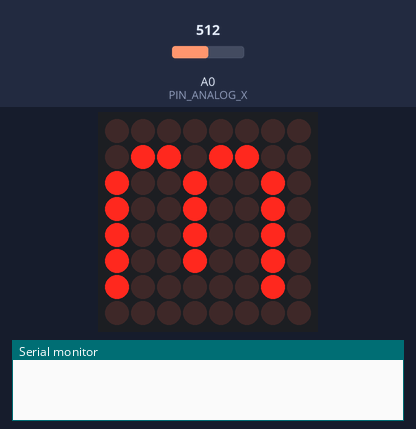
Bench run of a sketch on a simulated Arduino Uno, built with avr-gcc and run on an emulated ATmega328P. Shown: 8×8 LED matrix, the last lines printed to the serial monitor. Wiring (inferred from the names in the program): LED matrix (orientation assumed): rows pin 9, pin 8, pin 7, pin 6, pin 5, pin 4, pin 3, pin 2; columns pin 17, pin 16, pin 15, pin 14, pin 13, pin 12, pin 11, pin 10. Inputs (shaded band) come from the test bench; at power-on: A0 (PIN_ANALOG_X) = 512.

Above: at 4.5 s.
At 9.3 s:
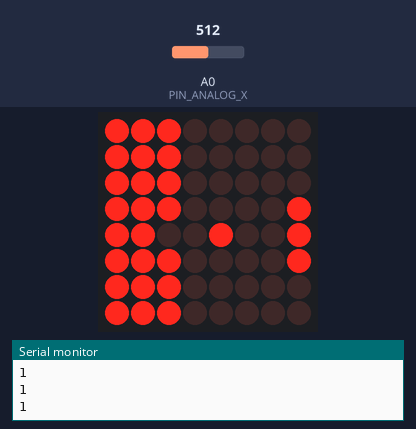
9.4 s: A0 (PIN_ANALOG_X) set to 794
11.1 s: A0 (PIN_ANALOG_X) set to 820
At 11.25 s:
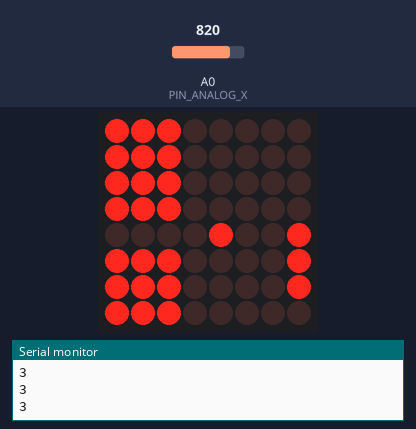
12.9 s: A0 (PIN_ANALOG_X) set to 1009
15.0 s: A0 (PIN_ANALOG_X) set to 1023
At 27.7 s:
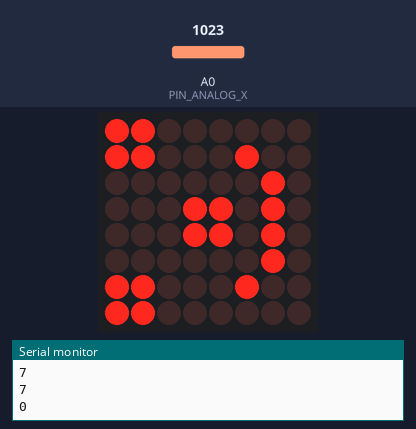

The sketch:

ARKANOYD.ino
```cpp
int rowA[] = {9,8,7,6,5,4,3,2};

int colA[] = {17,16,15,14,13,12,11,10};

byte data[] = {0,0,0,0,0,0,0,0};
int pauseDelay = 1;
int speed = 1000;//5
int riga = 6, colonna=3;
///////////ANALOGICO
const byte PIN_ANALOG_X = 0;
const byte PIN_ANALOG_Y = 1;
int direzione_x = 3;
int x_position;
const int X_THRESHOLD_LOW = 900;
const int X_THRESHOLD_HIGH = 1023;
////////////////////

int tempo_numeri = 150;
bool ok = false;

bool fermati = false;
bool perso = false;
bool centro = false, sinistra = false, destra = false;
int mattoncini_score = 0;

byte matrice[8][8] = //matrice che rappresenta i led accesi (1) o spenti (0) ----> questa viene modificata durante il gioco
{
        {1,1,1,1,1,1,1,1},
        {1,1,1,1,1,1,1,1},
        {1,1,1,1,1,1,1,1},
        {0,0,0,0,0,0,0,0},
        {0,0,0,0,0,0,0,0},
        {0,0,0,0,0,0,0,0},
        {0,0,0,1,0,0,0,0},
        {0,0,1,1,1,0,0,0},
};


void setup()
{
  Serial.begin(9600);// apro la porta per il monitor seriale
  for(int i = 0; i <8; i++)//imposto i pin della matrice come uscite
  {
    pinMode(rowA[i], OUTPUT);
    pinMode(colA[i], OUTPUT);
  }

}


void pad()//funzione per il movimento del pad
{

  x_position = map(analogRead(PIN_ANALOG_X), 0, 1023, 0, 255);//leggo il valore della x dell'analogico del joystick
  //Serial.println(x_position);
  if (x_position == 255)
  {
    direzione_x++;
    if(direzione_x >6)//per non "far uscire" il pad dalla matrice di led
        direzione_x=6;
  }
  else if (x_position > 200 && x_position < 250)
  {
    direzione_x--;
    if(direzione_x < 1)//per non "far uscire" il pad dalla matrice di led
        direzione_x=1;
  }

  switch (direzione_x)//movimento pad
  {
        case 1:
        matrice[7][0] = 1;matrice[7][1] = 1;matrice[7][2] = 1; matrice[7][3] = 0;matrice[7][4] = 0; matrice[7][5] = 0;matrice[7][6] = 0;matrice[7][7] = 0;break;
        case 2:
        matrice[7][0] = 0;matrice[7][1] = 1;matrice[7][2] = 1; matrice[7][3] = 1;matrice[7][4] = 0; matrice[7][5] = 0;matrice[7][6] = 0;matrice[7][7] = 0;break;
        case 3:
        matrice[7][0] = 0;matrice[7][1] = 0;matrice[7][2] = 1; matrice[7][3] = 1;matrice[7][4] = 1; matrice[7][5] = 0;matrice[7][6] = 0;matrice[7][7] = 0;break;
        case 4:
        matrice[7][0] = 0;matrice[7][1] = 0;matrice[7][2] = 0; matrice[7][3] = 1;matrice[7][4] = 1; matrice[7][5] = 1;matrice[7][6] = 0;matrice[7][7] = 0;break;
        case 5:
        matrice[7][0] = 0;matrice[7][1] = 0;matrice[7][2] = 0; matrice[7][3] = 0;matrice[7][4] = 1; matrice[7][5] = 1;matrice[7][6] = 1;matrice[7][7] = 0;break;
        case 6:
        matrice[7][0] = 0;matrice[7][1] = 0;matrice[7][2] = 0; matrice[7][3] = 0;matrice[7][4] = 0; matrice[7][5] = 1;matrice[7][6] = 1;matrice[7][7] = 1;break;
  }
}

void refresh_matrice()//converte il binario in decimale
{
  data[0] = matrice[0][0] * 128 + matrice[0][1] * 64 + matrice[0][2] * 32 +  matrice[0][3] * 16  +  matrice[0][4] * 8 +  matrice[0][5] * 4 +  matrice[0][6] * 2 + matrice[0][7];
  data[1] = matrice[1][0] * 128 + matrice[1][1] * 64 + matrice[1][2] * 32 +  matrice[1][3] * 16  +  matrice[1][4] * 8 +  matrice[1][5] * 4 +  matrice[1][6] * 2 + matrice[1][7];
  data[2] = matrice[2][0] * 128 + matrice[2][1] * 64 + matrice[2][2] * 32 +  matrice[2][3] * 16  +  matrice[2][4] * 8 +  matrice[2][5] * 4 +  matrice[2][6] * 2 + matrice[2][7];
  data[3] = matrice[3][0] * 128 + matrice[3][1] * 64 + matrice[3][2] * 32 +  matrice[3][3] * 16  +  matrice[3][4] * 8 +  matrice[3][5] * 4 +  matrice[3][6] * 2 + matrice[3][7];
  data[4] = matrice[4][0] * 128 + matrice[4][1] * 64 + matrice[4][2] * 32 +  matrice[4][3] * 16  +  matrice[4][4] * 8 +  matrice[4][5] * 4 +  matrice[4][6] * 2 + matrice[4][7];
  data[5] = matrice[5][0] * 128 + matrice[5][1] * 64 + matrice[5][2] * 32 +  matrice[5][3] * 16  +  matrice[5][4] * 8 +  matrice[5][5] * 4 +  matrice[5][6] * 2 + matrice[5][7];
  data[6] = matrice[6][0] * 128 + matrice[6][1] * 64 + matrice[6][2] * 32 +  matrice[6][3] * 16  +  matrice[6][4] * 8 +  matrice[6][5] * 4 +  matrice[6][6] * 2 + matrice[6][7];
  data[7] = matrice[7][0] * 128 + matrice[7][1] * 64 + matrice[7][2] * 32 +  matrice[7][3] * 16  +  matrice[7][4] * 8 +  matrice[7][5] * 4 +  matrice[7][6] * 2 + matrice[7][7];
}

void faccina()
{
  if(ok == false)
  {
      data[0] = B11000011;
      data[1] = B11000011;
      data[2] = B00000000;
      data[3] = B00011000;
      data[4] = B00011000;
      data[5] = B01000010;
      data[6] = B00111100;
      data[7] = B00000000;
      showSprite(500);
  }
}

void numeri()
{
   if(ok == false)
  {

      data[0] = B01111100;
      data[1] = B00000010;
      data[2] = B00000010;
      data[3] = B00111100;
      data[4] = B00000010;
      data[5] = B00000010;
      data[6] = B01111100;
      data[7] = B00000000;
      showSprite(tempo_numeri);

      data[0] = B00111100;
      data[1] = B01000010;
      data[2] = B00000010;
      data[3] = B00001000;
      data[4] = B00010000;
      data[5] = B00100000;
      data[6] = B01111110;
      data[7] = B00000000;
      showSprite(tempo_numeri);


      data[0] = B00001000;
      data[1] = B00011000;
      data[2] = B00101000;
      data[3] = B01001000;
      data[4] = B00001000;
      data[5] = B00001000;
      data[6] = B00001000;
      data[7] = B00000000;
      showSprite(tempo_numeri);


     speed = 5;
     ok = true;
  }

}


void hai_perso()
{
  if (perso == true)
  {

    for(int n = 0; n<5; n++)
    {
            data[0] =      B11111111;
            data[1] =      B11111111;
            data[2] =      B11111111;
            data[3] =      B11111111;
            data[4] =      B11111111;
            data[5] =      B11111111;
            data[6] =      B11111111;
            data[7] =      B11111111;
            showSprite(20);

            data[0] =      B00000000;
            data[1] =      B00000000;
            data[2] =      B00000000;
            data[3] =      B00000000;
            data[4] =      B00000000;
            data[5] =      B00000000;
            data[6] =      B00000000;
            data[7] =      B00000000;
            showSprite(20);
    }

             data[0] =    B1000001;//visualizzo la
             data[1] =    B1000001;
             data[2] =    B1000001;
             data[3] =    B1111111;
             data[4] =    B1000001;
             data[5] =    B1000001;
             data[6] =    B1000001;
             data[7] =    B0000000;
             showSprite(100);

             data[0] =     B0001000;
             data[1] =     B0010100;
             data[2] =     B0100010;
             data[3] =     B1000001;
             data[4] =     B1111111;
             data[5] =     B1000001;
             data[6] =     B1000001;
             data[7] =     B0000000;
             showSprite(100);
             data[0] =     B1111111;
             data[1] =     B0001000;
             data[2] =     B0001000;
             data[3] =     B0001000;
             data[4] =     B0001000;
             data[5] =     B0001000;
             data[6] =     B1111111;
             data[7] =     B0000000;
             showSprite(100);
             data[0] =     B0000000;
             data[1] =     B0000000;
             data[2] =     B0000000;
             data[3] =     B0000000;
             data[4] =     B0000000;
             data[5] =     B0000000;
             data[6] =     B0000000;
             showSprite(100);
             data[0] =     B1111110;
             data[1] =     B0100001;
             data[2] =     B0100001;
             data[3] =     B0111110;
             data[4] =     B0100000;
             data[5] =     B0100000;
             data[6] =     B0100000;
             data[7] =     B0000000;
             showSprite(100);
             data[0] =     B1111111;
             data[1] =     B1000000;
             data[2] =     B1000000;
             data[3] =     B1111100;
             data[4] =     B1000000;
             data[5] =     B1000000;
             data[6] =     B1111111;
             data[7] =     B0000000;
            showSprite(100);
            data[0] =      B1111110;
            data[1] =      B0100001;
            data[2] =      B0100001;
            data[3] =      B0101110;
            data[4] =      B0100100;
            data[5] =      B0100010;
            data[6] =      B0100001;
            data[7] =      B0000000;
            showSprite(100);
            data[0] =      B0111111;
            data[1] =      B1000000;
            data[2] =      B1000000;
            data[3] =      B0111110;
            data[4] =      B0000001;
            data[5] =      B0000001;
            data[6] =      B1111110;
            data[7] =      B0000000;
            showSprite(100);
            data[0] =      B0011100;
            data[1] =      B0100010;
            data[2] =      B1000001;
            data[3] =      B1001001;
            data[4] =      B1000001;
            data[6] =      B0011100;
            data[7] =      B0000000;
            showSprite(100);
        for(int n = 0; n<5; n++)
        {
            data[0] =      B11111111;
            data[1] =      B11111111;
            data[2] =      B11111111;
            data[3] =      B11111111;
            data[4] =      B11111111;
            data[5] =      B11111111;
            data[6] =      B11111111;
            data[7] =      B11111111;
            showSprite(20);

            data[0] =      B00000000;
            data[1] =      B00000000;
            data[2] =      B00000000;
            data[3] =      B00000000;
            data[4] =      B00000000;
            data[5] =      B00000000;
            data[6] =      B00000000;
            data[7] =      B00000000;
            showSprite(20);
        }


     speed = 5;
    //reinizilizzo la matrice (devo farlo singolarmente perchè se no non funziona
    matrice[0][0] = 1;matrice[0][1] = 1;matrice[0][2] = 1; matrice[0][3] = 1;matrice[0][4] = 1; matrice[0][5] = 1;matrice[0][6] = 1;matrice[0][7] = 1;
    matrice[1][0] = 1;matrice[1][1] = 1;matrice[1][2] = 1; matrice[1][3] = 1;matrice[1][4] = 1; matrice[1][5] = 1;matrice[1][6] = 1;matrice[1][7] = 1;
    matrice[2][0] = 1;matrice[2][1] = 1;matrice[2][2] = 1; matrice[2][3] = 1;matrice[2][4] = 1; matrice[2][5] = 1;matrice[2][6] = 1;matrice[2][7] = 1;
    matrice[6][0] = 0;matrice[6][1] = 0;matrice[6][2] = 0; matrice[6][3] = 1;matrice[6][4] = 0; matrice[6][5] = 0;matrice[6][6] = 0;matrice[6][7] = 0;
    refresh_matrice();
    direzione_x = 3;//reimposto la posizione del pad
    mattoncini_score = 0;
     perso = false;
     ok = false;
 }


}

void hai_vinto()
{

    for(int n = 0; n<5; n++)
    {
            data[0] =      B11111111;
            data[1] =      B11111111;
            data[2] =      B11111111;
            data[3] =      B11111111;
            data[4] =      B11111111;
            data[5] =      B11111111;
            data[6] =      B11111111;
            data[7] =      B11111111;
            showSprite(20);

            data[0] =      B00000000;
            data[1] =      B00000000;
            data[2] =      B00000000;
            data[3] =      B00000000;
            data[4] =      B00000000;
            data[5] =      B00000000;
            data[6] =      B00000000;
            data[7] =      B00000000;
            showSprite(20);
    }

             data[0] =    B1000001;//visualizzo la
             data[1] =    B1000001;
             data[2] =    B1000001;
             data[3] =    B1111111;
             data[4] =    B1000001;
             data[5] =    B1000001;
             data[6] =    B1000001;
             data[7] =    B0000000;
             showSprite(100);

             data[0] =     B0001000;
             data[1] =     B0010100;
             data[2] =     B0100010;
             data[3] =     B1000001;
             data[4] =     B1111111;
             data[5] =     B1000001;
             data[6] =     B1000001;
             data[7] =     B0000000;
             showSprite(100);
             data[0] =     B1111111;
             data[1] =     B0001000;
             data[2] =     B0001000;
             data[3] =     B0001000;
             data[4] =     B0001000;
             data[5] =     B0001000;
             data[6] =     B1111111;
             data[7] =     B0000000;
             showSprite(100);
             data[0] =     B0000000;
             data[1] =     B0000000;
             data[2] =     B0000000;
             data[3] =     B0000000;
             data[4] =     B0000000;
             data[5] =     B0000000;
             data[6] =     B0000000;
             showSprite(100);


             data[0] =     B1000001;
             data[1] =     B1000001;
             data[2] =     B1000001;
             data[3] =     B1000001;
             data[4] =     B0100010;
             data[5] =     B0010100;
             data[6] =     B0001000;
             data[7] =     B0000000;
             showSprite(100);

             data[0] =     B1111111;// I
             data[1] =     B0001000;
             data[2] =     B0001000;
             data[3] =     B0001000;
             data[4] =     B0001000;
             data[5] =     B0001000;
             data[6] =     B1111111;
             data[7] =     B0000000;
             showSprite(100);


             data[0] =     B1000001;
             data[1] =     B1100001;
             data[2] =     B1010001;
              data[3] =    B1001001;
             data[4] =     B1000101;
             data[5] =     B1000011;
             data[6] =     B1000001;
             data[7] =     B0000000;
             showSprite(100);
            data[0] =      B1111111;
            data[1] =     B0001000;
            data[2] =      B0001000;
            data[3] =      B0001000;
            data[4] =      B0001000;
            data[5] =      B0001000;
            data[6] =      B0001000;
            data[7] =      B0000000;
             showSprite(100);

            data[0] =      B0011100;
            data[1] =      B0100010;
            data[2] =      B1000001;
            data[3] =      B1001001;
            data[4] =      B1000001;
            data[6] =      B0011100;
            data[7] =      B0000000;
            showSprite(100);
        for(int n = 0; n<5; n++)
        {
            data[0] =      B11111111;
            data[1] =      B11111111;
            data[2] =      B11111111;
            data[3] =      B11111111;
            data[4] =      B11111111;
            data[5] =      B11111111;
            data[6] =      B11111111;
            data[7] =      B11111111;
            showSprite(20);

            data[0] =      B00000000;
            data[1] =      B00000000;
            data[2] =      B00000000;
            data[3] =      B00000000;
            data[4] =      B00000000;
            data[5] =      B00000000;
            data[6] =      B00000000;
            data[7] =      B00000000;
            showSprite(20);
        }


        speed = 5;

    //reinizilizzo la matrice (devo farlo singolarmente perchè se no non funziona
    matrice[0][0] = 1;matrice[0][1] = 1;matrice[0][2] = 1; matrice[0][3] = 1;matrice[0][4] = 1; matrice[0][5] = 1;matrice[0][6] = 1;matrice[0][7] = 1;
    matrice[1][0] = 1;matrice[1][1] = 1;matrice[1][2] = 1; matrice[1][3] = 1;matrice[1][4] = 1; matrice[1][5] = 1;matrice[1][6] = 1;matrice[1][7] = 1;
    matrice[2][0] = 1;matrice[2][1] = 1;matrice[2][2] = 1; matrice[2][3] = 1;matrice[2][4] = 1; matrice[2][5] = 1;matrice[2][6] = 1;matrice[2][7] = 1;
    matrice[6][0] = 0;matrice[6][1] = 0;matrice[6][2] = 0; matrice[6][3] = 1;matrice[6][4] = 0; matrice[6][5] = 0;matrice[6][6] = 0;matrice[6][7] = 0;
    refresh_matrice();
    direzione_x = 3;//reimposto la posizione del pad
    mattoncini_score = 0;
     perso = false;
     ok = false;
 }

int direzione = 6;

void direzione_pallina()
{

  if(matrice[6][colonna] == 1)
  {

		if(matrice[7][colonna] == 1 && matrice[7][colonna+1] == 1 && matrice[7][colonna-1] == 1)//centrale
                          direzione = 1;
                else
		if((matrice[7][colonna] == 1 && matrice[7][colonna+1] ==1 && matrice[7][colonna+2] == 1 ) || (matrice[7][colonna+1] == 1 && matrice[7][colonna+2] ==1 && matrice[7][colonna+3] == 1 ))//sinistra
                          direzione = 6;
                else
		if((matrice[7][colonna] == 1 && matrice[7][colonna-1] == 1 && matrice[7][colonna-2] == 1)||(matrice[7][colonna-1] == 1 && matrice[7][colonna-2] == 1 && matrice[7][colonna-3] == 1) )//
                          direzione = 2;
                else
                perso = true;

                if(colonna == 7 && matrice[7][colonna] == 1 && matrice[7][colonna-1] == 1 && matrice[7][colonna-2] == 1)
                direzione = 6;
  }


}

void mattoncini()
{

 if(matrice[riga][colonna] == 1)
{

  if(mattoncini_score < 21)
{
   if(matrice[riga-1][colonna-1] == 1 && direzione == 6)
   {

     matrice[riga-1][colonna-1] = 0;
       direzione = 3;
      mattoncini_score++;
   }

    if(matrice[riga-1][colonna] == 1 && direzione == 1)
   {
       matrice[riga-1][colonna] = 0;
       direzione = 4;
        mattoncini_score++;
   }

    if(matrice[riga-1][colonna] == 1 && direzione == 6)
   {
       matrice[riga-1][colonna] = 0;
       direzione = 3;
       mattoncini_score++;
   }

   if(matrice[riga-1][colonna+1] == 1 && direzione == 2)
   {
       matrice[riga-1][colonna+1] = 0;
       direzione = 5;
        mattoncini_score++;
   }

   if(matrice[riga+1][colonna+1] == 1  && direzione == 3)
   {
     matrice[riga+1][colonna+1] = 0;
     direzione = 6;
      mattoncini_score++;
   }


}

else
{
   if(matrice[riga-1][colonna] == 1)
   {
     matrice[riga-1][colonna] = 0;
     direzione = 4;
     mattoncini_score++;
   }
  if(colonna == 7 && matrice[7][colonna] == 1 && matrice[7][colonna-1] == 1 && matrice[7][colonna-2] == 1)
        direzione = 1;

}

}
}


void controllo_rimbalzo()
{
  if(colonna == 0 && direzione == 6)//rimbalza contro la colonna sinistra
       direzione = 2;

    if(riga == 0 && direzione == 2)//rimbalzo a destra
      direzione = 3;

    if(riga == 0 && direzione == 1)//rimbalzo a destra
      direzione = 4;

     if(colonna == 7 && direzione == 3)
     direzione = 5;

     if(colonna == 7 && direzione == 2)
        direzione = 6;

     if(riga == 0 && direzione == 6)
      direzione = 5;

     if(colonna == 0 && direzione == 5)
     direzione = 3;

}


int direzioney;
int direzionex;


void movimento_pallina()
{

  //controllo_rimbalzo();
  switch (direzione)
  {
    case 1:
            direzionex=0;
            direzioney=-1;
            break;
    case 2:
            direzionex=1;
            direzioney=-1;
            break;
    case 3:
            direzionex=1;
            direzioney=1;
            break;
    case 4:
            direzionex=0;
            direzioney=1;
            break;
    case 5:
            direzionex=-1;
            direzioney=1;

            break;
    case 6:
            direzionex=-1;
            direzioney=-1;
            break;

  }


  mattoncini();
  matrice[riga][colonna] = 0;//spengo il led appena visualizzato

    colonna += direzionex;
    riga += direzioney;

    controllo_rimbalzo();

    matrice[riga][colonna] = 1;//accendo il led corrispondente al movimento della pallina
    refresh_matrice();//eseguo il refresh della matricer
    showSprite(10);//visualizzo la matrice
}


void loop()
{
  faccina();
  numeri();
  speed = 5;

  if(mattoncini_score == 24)
    hai_vinto();
  direzione_pallina();
  movimento_pallina();
  hai_perso();
  pad();
  Serial.println(mattoncini_score);
}


void showSprite(int speed2){
 for(int iii = 0; iii < speed2; iii++){
  for(int column = 0; column < 8; column++){
   for(int i = 0; i < 8; i++){
       digitalWrite(rowA[i], LOW);
   }
   for(int i = 0; i < 8; i++){ //Set only the one pin
     if(i == column){     digitalWrite(colA[i], LOW);}
     else{                digitalWrite(colA[i], HIGH); }
   }

   for(int row = 0; row < 8; row++){
    int bit = (data[column] >> row) & 1;
    if(bit == 1){
       digitalWrite(rowA[row], HIGH);
    }

   }
   delay(pauseDelay);
  }
 }
}
```

Measured:
- the behaviour switches between 806 and 807 on A0 (PIN_ANALOG_X) (found by bisection; images 1 and 2)
- the behaviour switches between 1022 and 1023 on A0 (PIN_ANALOG_X) (found by bisection; images 2 and 3)
- after the input at 11.1 s, the display: first differs from a run without the input after 0.10 s (image 2)
- after the input at 15.0 s, the display: first differs from a run without the input after 0.10 s (image 3 shows a later state)
- what the display in image 0 shows lasts 1.3 s, from 4.5 s to 5.8 s
